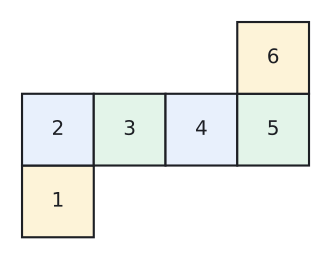

Recreate this plot in Python.
import sys; sys.path.insert(0, "tools")
from cizim import *

# Eğik izdüşüm: genişlik (x) ve yükseklik (z) gerçek ölçüde, derinlik (y) yarıya kısaltılmış ve 40° eğik.
KD, TETA = 0.5, np.radians(40)
CX, SY = KD * np.cos(TETA), KD * np.sin(TETA)
GOZ = np.array([CX, -1.0, SY])  # bakan göze doğru yön

def P(p):
    x, y, z = p
    return np.array([x + CX * y, z + SY * y])

def prizma(ax, taban, v, renkler=None, lw=2.0):
    """taban: dışbükey çokgenin 3B köşeleri, v: öteleme vektörü (yanal ayrıt). Görünmeyen ayrıtlar kesikli."""
    taban = [np.array(t, float) for t in taban]; v = np.array(v, float); n = len(taban)
    ust = [t + v for t in taban]; merkez = sum(taban) / n + v / 2
    yuzler = [list(range(n)), list(range(n, 2 * n))] + [[i, (i + 1) % n, n + (i + 1) % n, n + i] for i in range(n)]
    kose = taban + ust; gorunur = []
    for y in yuzler:
        a, b, c = kose[y[0]], kose[y[1]], kose[y[2]]
        nor = np.cross(b - a, c - a)
        if np.dot(nor, sum(kose[i] for i in y) / len(y) - merkez) < 0: nor = -nor
        gorunur.append(np.dot(nor, GOZ) > 1e-9)
    renkler = renkler or {}
    for k, y in enumerate(yuzler):
        if k in renkler and gorunur[k]:
            ax.add_patch(patches.Polygon([P(kose[i]) for i in y], closed=True, facecolor=renkler[k], edgecolor="none", zorder=1))
    kenarlar = {}
    for k, y in enumerate(yuzler):
        for j in range(len(y)):
            e = tuple(sorted((y[j], y[(j + 1) % len(y)])))
            kenarlar[e] = kenarlar.get(e, False) or gorunur[k]
    for (i, j), g in kenarlar.items():
        a, b = P(kose[i]), P(kose[j])
        if g: ax.plot([a[0], b[0]], [a[1], b[1]], color=YAZI, lw=lw, zorder=4, solid_capstyle="round")
        else: ax.plot([a[0], b[0]], [a[1], b[1]], color=SOLUK, lw=1.3, ls=(0, (4, 3)), zorder=2)
    return kose

def cizgi(ax, p, q, renk=KIRMIZI, lw=2.4, ls="-", z=5):
    a, b = P(p), P(q); ax.plot([a[0], b[0]], [a[1], b[1]], color=renk, lw=lw, ls=ls, zorder=z)

def yaz(ax, p, s, dx=0.0, dy=0.0, renk=YAZI, boy=13, **kw):
    q = P(p); ax.text(q[0] + dx, q[1] + dy, s, ha=kw.pop("ha", "center"), va=kw.pop("va", "center"), color=renk, fontsize=boy, zorder=7, **kw)

def dik(ax, k, u, w, r=0.4, renk=YAZI):
    k, u, w = np.array(k, float), np.array(u, float), np.array(w, float)
    u = u / np.linalg.norm(u); w = w / np.linalg.norm(w)
    pts = [P(k + r * u), P(k + r * u + r * w), P(k + r * w)]
    ax.plot([p[0] for p in pts], [p[1] for p in pts], color=renk, lw=1.3, zorder=6)


def acinim(ax, hucreler, x0=0.0, y0=0.0, s=1.0, renk=MAVI_ACIK, yazi=None, boy=15):
    """hucreler: (sütun, satır) listesi; yazi: {(sütun, satır): (metin, dolgu)}"""
    yazi = yazi or {}
    for c in hucreler:
        dolgu = yazi.get(c, (None, renk))[1]
        ax.add_patch(patches.Rectangle((x0 + c[0] * s, y0 + c[1] * s), s, s, facecolor=dolgu, edgecolor=YAZI, lw=1.6))
        if c in yazi and yazi[c][0]:
            ax.text(x0 + (c[0] + 0.5) * s, y0 + (c[1] + 0.5) * s, yazi[c][0], ha="center", va="center", fontsize=boy, color=YAZI)

# Numaralı açınım: aynı renkli yüzler katlanınca karşılıklı olur (1-6, 2-4, 3-5)
fig, ax = sekil(4.4, 3.3)
yazi = {(0, 0): ("1", SARI_ACIK), (0, 1): ("2", MAVI_ACIK), (1, 1): ("3", YESIL_ACIK),
        (2, 1): ("4", MAVI_ACIK), (3, 1): ("5", YESIL_ACIK), (3, 2): ("6", SARI_ACIK)}
acinim(ax, list(yazi), 0, 0, 1.0, yazi=yazi)
ax.set_xlim(-0.2, 4.2); ax.set_ylim(-0.2, 3.2)
ax.set_aspect("equal"); ax.axis("off")
kaydet(fig, __file__)
